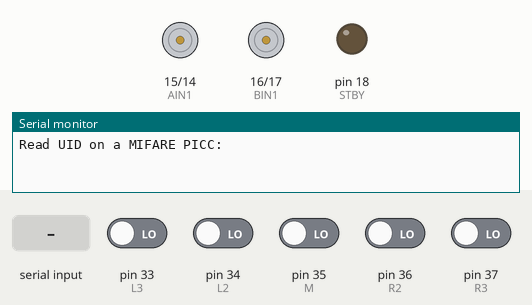
The sketch below on a simulated Arduino Mega 2560, built with avr-gcc and run on an emulated ATmega2560. Shown: motor-driver pin pairs drawn as motors (green arrow = first pin HIGH = forward, orange = second pin HIGH = backward, longer = more drive, scaled by the enable pin, stopped while the standby pin is LOW), output pins drawn as LEDs (lit = HIGH), the last lines printed to the serial monitor. Inputs (shaded band) come from the test bench; at power-on: pin 33 (L3), pin 34 (L2), pin 35 (M), pin 36 (R2), pin 37 (R3) LOW. Pins used as bus, display or sensor lines are not drawn.

Above: at 1.2 s.
1.3 s: "R\n" received over the second serial link
At 2.5 s:
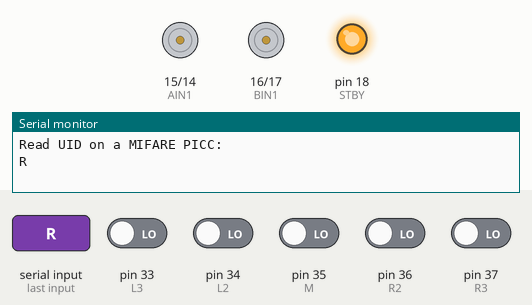
2.8 s: pin 33 (L3) driven HIGH
At 3.7 s:
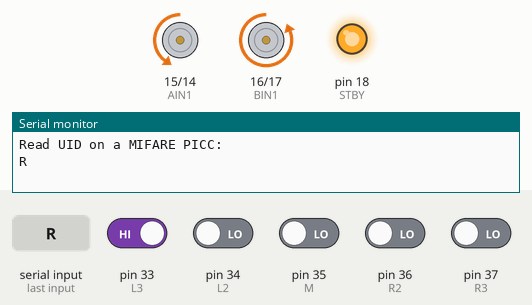
4.3 s: pin 34 (L2) driven HIGH
At 4.8 s:
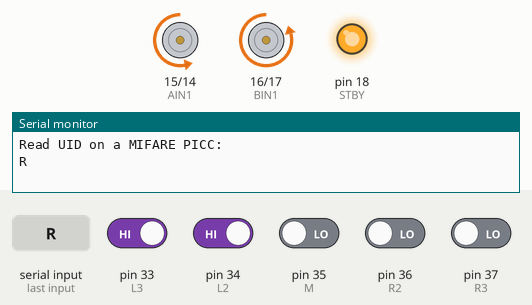
5.8 s: pin 36 (R2) driven HIGH
At 7.0 s:
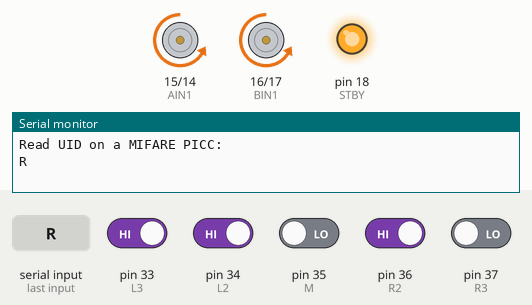
7.3 s: pin 36 (R2) driven LOW
At 8.3 s:
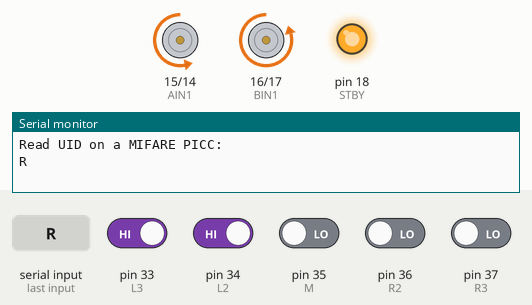
8.8 s: pin 34 (L2) driven LOW
At 9.4 s:
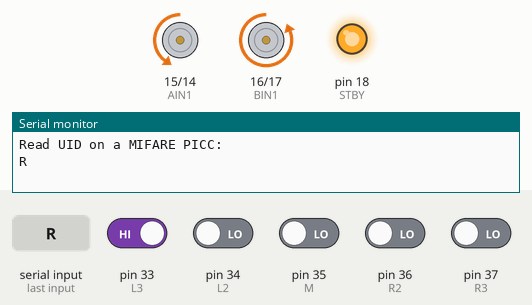
Timing chart, 0 to 11.3 s (numbered marks = the images above; inputs shaded):
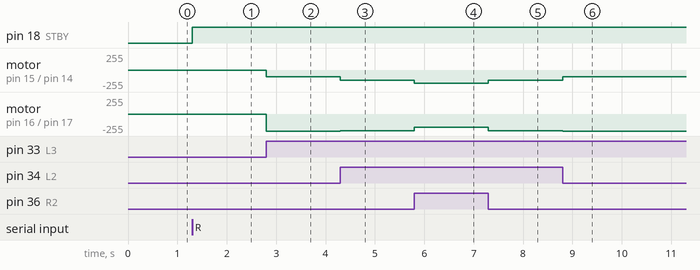

Measured:
- after the input at 1.3 s, pin 18 (STBY): LOW → HIGH at once
- after the input at 2.8 s, motor on pin 15 (AIN1) / pin 14 (AIN2): stopped → backward 100/255 at once; motor on pin 16 (BIN1) / pin 17 (BIN2): stopped → backward 255/255 at once
- after the input at 4.3 s, motor on pin 15 (AIN1) / pin 14 (AIN2): backward 100/255 → backward 150/255 at once; motor on pin 16 (BIN1) / pin 17 (BIN2): backward 255/255 → backward 250/255 at once
- after the input at 5.8 s, motor on pin 15 (AIN1) / pin 14 (AIN2): backward 150/255 → backward 200/255 at once; motor on pin 16 (BIN1) / pin 17 (BIN2): backward 250/255 → backward 200/255 at once
- after the input at 7.3 s, motor on pin 15 (AIN1) / pin 14 (AIN2): backward 200/255 → backward 150/255 at once; motor on pin 16 (BIN1) / pin 17 (BIN2): backward 200/255 → backward 250/255 at once
- after the input at 8.8 s, motor on pin 15 (AIN1) / pin 14 (AIN2): backward 150/255 → backward 100/255 at once; motor on pin 16 (BIN1) / pin 17 (BIN2): backward 250/255 → backward 255/255 at once

The sketch:

Beep_control.ino
```cpp
#include <SPI.h>
#include <MFRC522.h>
#include <SoftwareSerial.h>
#define RST_PIN 49
#define SS_PIN 53

MFRC522 *mfrc522;
SoftwareSerial BT (13, 12);

//主程式
void MotorWriting(double vL , double vR); // 給定車車左右輪移動參數
void MotorTesting(); // 藍芽控制馬達
void checkHowToGo(String dir); // 從python取得下次前進方向
void checkIfBeep(String dir , int curstep , int len);
void Tracking();
void Beep();
void BTtoSerial();
void SerialtoBT();

//輔助程式
void MotorTesting(); // 測試馬達

int PWMA = 2;
int PWMB = 3;
int AIN1 = 15;
int AIN2 = 14;
int BIN1 = 16;
int BIN2 = 17;
int STBY = 18;

int L3 = 33;
int L2 = 34;
int M = 35;
int R2 = 36;
int R3 = 37;

int lastError=0;

char c1,c2;
String dir;
// 傳入值為string
int curstep = 0;
int len = 0;

char c;
//R:右轉，L:左轉，S:直走

bool checkbeep = false;

void setup() {
  pinMode(PWMA, OUTPUT);
  pinMode(STBY, OUTPUT);
  pinMode(PWMB, OUTPUT);
  pinMode(AIN1, OUTPUT);
  pinMode(AIN2, OUTPUT);
  pinMode(BIN1, OUTPUT);
  pinMode(BIN2, OUTPUT);

  Serial.begin(9600);
  BT.begin(9600);
  SPI.begin();
  mfrc522 = new MFRC522(SS_PIN, RST_PIN);
  mfrc522->PCD_Init();
  Serial.println(F("Read UID on a MIFARE PICC:"));
}

void loop() { //檢查是否讀取到RFID, 對應的UID 是什麼？
  if (len==0) BTtoSerial();
  if (len!=0) {
    Tracking();
  }
  if (checkbeep) {
    Beep();
    SerialtoBT();
  }

}

void MotorWriting(double vL , double vR) {
   digitalWrite(STBY, HIGH);
   if(vL<0) {
      digitalWrite(AIN1,HIGH);
      digitalWrite(AIN2,LOW);
      analogWrite(PWMA , (-1)*vL);
   }
   else if(vL>=0) {
      //向前轉
      digitalWrite(AIN1,LOW);
      digitalWrite(AIN2,HIGH);
      analogWrite(PWMA , vL);
   }
   if(vR<0){
      digitalWrite(BIN1,HIGH);
      digitalWrite(BIN2,LOW);
      analogWrite(PWMB , (-1)*vR);
   }
   else if(vR>=0){
      digitalWrite(BIN1,LOW);
      digitalWrite(BIN2,HIGH);
      analogWrite(PWMB , vR);
   }
}

void Tracking(){
  int l3 = digitalRead(L3);
  int l2 = digitalRead(L2);
  int m  = digitalRead(M);
  int r2 = digitalRead(R2);
  int r3 = digitalRead(R3);

  // P control 參數
  int w3 = 2;
  int w2 = 1;
  int Kp = 50;
  int VStraight = 200;
  int Ki = 10;

  double vL = 0;
  double vR = 0;

  // 遇到全白
  if(l3+l2+m+r2+r3 == 0) {
    if(c == 'R') {
       vL=100;
       vR=-100;
    }
    else if(c == 'L') {
       vL=-100;
       vR=100;
    }
    else if(c == 'S') {
       vL=200;
       vR=200;
    }
    //繼續執行直到脫離全白
    while((l3+l2+m+r2+r3) == 0) {
      MotorWriting(vL , vR);
      l3 = digitalRead(L3);
      l2 = digitalRead(L2);
      m  = digitalRead(M);
      r2 = digitalRead(R2);
      r3 = digitalRead(R3);
    }
  }

  //遇到全黑
  else if(l3+l2+m+r2+r3 == 5){
    //繼續直走至非全黑
    MotorWriting(VStraight , VStraight);
    delay(200);
    while((l3+l2+m+r2+r3) == 5){
      MotorWriting(VStraight , VStraight);
      l3 = digitalRead(L3);
      l2 = digitalRead(L2);
      m  = digitalRead(M);
      r2 = digitalRead(R2);
      r3 = digitalRead(R3);
    }
    if(curstep<len) {
      checkHowToGo( dir , curstep);
      checkIfBeep(dir , curstep , len);
      curstep += 1;
    }
    else {
      while (true) MotorWriting(0,0);
    }
  }

  //P control
  else {
    double error = (l3*(-w3)+l2*(-w2)+r2*(w2)+r3*(w3))/(l3+l2+m+r2+r3);
    //double dError = error-lastError;
    double correction = Kp * error;// + Ki*dError;
    vL = VStraight + correction;
    vR = VStraight - correction;
    if(vL>=255) vL = 255;
    if(vL<=-255) vL = -255;
    if(vR>=255) vR = 255;
    if(vR<=-255) vR = -255;
    //lastError = error;
    MotorWriting(vL , vR);
  }
}


void Beep() {
  if(!mfrc522->PICC_IsNewCardPresent()) {
    goto FuncEnd;
  } //PICC_IsNewCardPresent()：是否感應到新的卡片?
  if(!mfrc522->PICC_ReadCardSerial()) {
    goto FuncEnd;
  } //PICC_ReadCardSerial()：是否成功讀取資料?
  //Serial.println(F("*Card Detected:*"));
  mfrc522->PICC_DumpDetailsToSerial(&(mfrc522->uid)); //讀出 UID
  mfrc522->PICC_HaltA(); // 讓同一張卡片進入停止模式 (只顯示一次)
  mfrc522->PCD_StopCrypto1(); // 停止 Crypto1

  for ( int i = 0; i < 4; i++ ) { // 卡片UID為4段，分別做比對
    int tmp = mfrc522->uid.uidByte[i];
    if(tmp<=15) {
      BT.print(0 , HEX);
    }
    BT.print(tmp , HEX);
  }
  BT.print("\n");
  FuncEnd: ; // goto 跳到這.
}

void BTtoSerial() {
  while(BT.available()) {
    c2=BT.read();
    dir=dir+c2;
    Serial.write(c2);
  }
  //Serial.write(len);
  len = dir.length();
}
void SerialtoBT() {
  while(Serial.available()) {
    c1=Serial.read();
    BT.write(c1);
  }
}
void checkHowToGo(String dir , int curstep){
  if(curstep==0) {
    // 直走
    c = 'S';
    MotorWriting(200,200);
  }
  else {
    int movement = dir[curstep] - dir[curstep-1];
    if((movement == 0)){
      // 直走
      c = 'S';
      MotorWriting(200,200);
    }
    else if((movement == -1) || (movement == 3)) {
      //左轉
      c = 'L';
      MotorWriting(-200,200);
    }
    else if((movement == 1) || (movement == -3)) {
      //右轉
      c = 'R';
      MotorWriting(200,-200);
    }
    else if((movement == 2) || (movement == -2)) {
      //迴轉
      c = 'R';
      MotorWriting(200,-200);
    }
    else{
      //靜止
      c = 'N';
      MotorWriting(0,0);
    }
  }
  delay(150);
}
void checkIfBeep(String dir , int curstep , int len) {
  if(curstep==0 ) checkbeep = true;
  else if(curstep==(len-1)) checkbeep = true;
  else if(dir[curstep+1]-dir[curstep]==2 || dir[curstep+1]-dir[curstep]==-2) checkbeep = true;
  else checkbeep = false;
}
//<可能需要加的>
//1.出軌防治機制
//2.PD control
```
